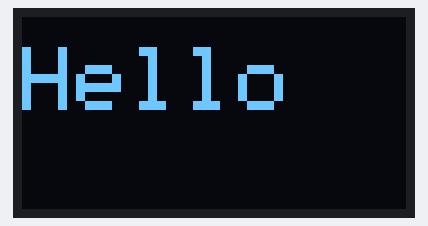
The sketch below on a simulated Arduino Uno, built with avr-gcc and run on an emulated ATmega328P. Shown: 128×64 one-colour display.

Above: at 0.1 s.

The sketch:

oled_display.ino
```cpp
/*
 * OLEDディスプレイのデモ
 * - 任意の文字列を表示
 */

#include <Wire.h>
#include <Adafruit_GFX.h>
#include <Adafruit_SSD1306.h>

// RSTピンがない互換品を使用するので-1を指定
Adafruit_SSD1306 display(-1);

void setup() {
  // I2Cアドレスは使用するディスプレイに合わせて変更する
  display.begin(SSD1306_SWITCHCAPVCC, 0x3C);
}

void loop() {
  // 画面表示をクリア
  display.clearDisplay();

  // テキストサイズを設定
  display.setTextSize(3);
  // テキスト色を設定
  display.setTextColor(WHITE);
  // テキストの開始位置を設定
  display.setCursor(0, 10);
  // 表示テキスト
  display.println("Hello");

  // 描画バッファの内容を画面に表示
  display.display();

  delay(1000);
}
```
